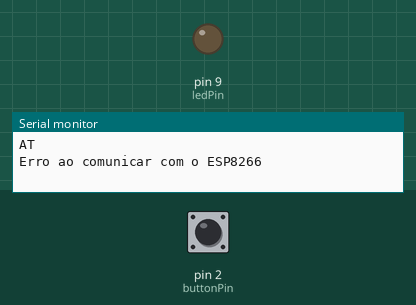
Recording of a sketch running on a simulated Arduino Uno, built with avr-gcc and run on an emulated ATmega328P. Shown: output pins drawn as LEDs (lit = HIGH), the last lines printed to the serial monitor. Dashed ring = blinking. Inputs (shaded band) come from the test bench; at power-on: pin 2 (buttonPin) HIGH.

Above: at 2.2 s.
2.3 s: pin 2 (buttonPin) pulled LOW for 0.15 s
At 5.0 s:
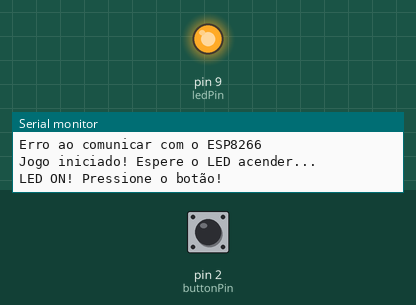
5.4 s: pin 2 (buttonPin) pulled LOW for 1 s
At 7.3 s:
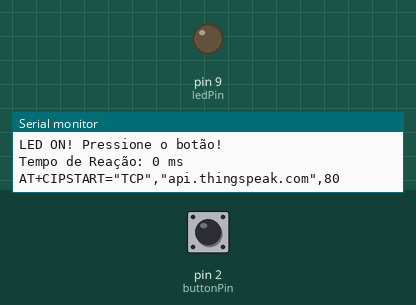
7.9 s: pin 2 (buttonPin) pulled LOW for 3.2 s
At 13.5 s:
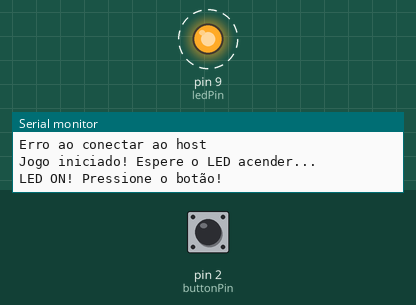
Timing chart, 0 to 20.1 s (numbered marks = the images above; inputs shaded):
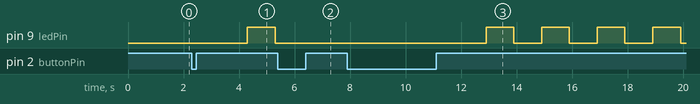

The sketch:

projeto_tempo_de_rea_o1__1_.ino
```cpp
// Configurações de rede
String ssid = "Simulator Wifi";
String password = "";
String host = "api.thingspeak.com";
String apiKey = "Y393Z5C2BF1CLU3B"; // Substitua pela sua chave de API do ThingSpeak
const int httpPort = 80;
String uri = "/update?api_key=" + apiKey + "&field1=";

// Pinos
const int ledPin = 9;
const int buttonPin = 2;

// Variáveis
bool ledState = LOW;
unsigned long previousMillis = 0;
const long interval = 1000; // Intervalo de 1 segundo
unsigned long reactionTime;
bool gameActive = false;
unsigned long buttonPressTime = 0;
const long debounceDelay = 50; // Atraso para debounce

void setup() {
  // Inicializa a comunicação serial com o PC e o ESP8266
  Serial.begin(115200);

  // Configura os pinos
  pinMode(ledPin, OUTPUT);
  pinMode(buttonPin, INPUT_PULLUP);

  // Configura o ESP8266
  setupESP8266();
}

void loop() {
  unsigned long currentMillis = millis();

  if (gameActive) {
    if (ledState == HIGH && digitalRead(buttonPin) == LOW) {
      if ((millis() - buttonPressTime) > debounceDelay) {
        reactionTime = millis() - previousMillis;
        Serial.print("Tempo de Reação: ");
        Serial.print(reactionTime);
        Serial.println(" ms");
        digitalWrite(ledPin, LOW);
        ledState = LOW;
        gameActive = false;
        sendToThingSpeak(reactionTime); // Enviar para ThingSpeak
      }
    }

    if (currentMillis - previousMillis >= interval) {
      ledState = !ledState;
      digitalWrite(ledPin, ledState);
      previousMillis = currentMillis;

      if (ledState == HIGH) {
        Serial.println("LED ON! Pressione o botão!");
      }
    }
  } else {
    if (digitalRead(buttonPin) == LOW) {
      if ((millis() - buttonPressTime) > debounceDelay) {
        Serial.println("Jogo iniciado! Espere o LED acender...");
        delay(1000); // Pequeno atraso para evitar múltiplas leituras do botão
        previousMillis = millis();
        gameActive = true;
      }
    }
  }
}

void setupESP8266() {
  // Inicia a comunicação serial com o ESP8266
  Serial.println("AT");
  delay(1000);
  if (!findResponse("OK")) {
    Serial.println("Erro ao comunicar com o ESP8266");
    return;
  }

  // Conecta ao WiFi
  Serial.println("AT+CWJAP=\"" + ssid + "\",\"" + password + "\"");
  delay(5000);
  if (!findResponse("OK")) {
    Serial.println("Erro ao conectar ao WiFi");
    return;
  }
}

void sendToThingSpeak(unsigned long reactionTime) {
  // Abre conexão TCP
  Serial.println("AT+CIPSTART=\"TCP\",\"" + host + "\"," + httpPort);
  delay(1000);
  if (!findResponse("OK")) {
    Serial.println("Erro ao conectar ao host");
    return;
  }

  // Cria o pacote HTTP
  String httpPacket = "GET " + uri + String(reactionTime) + " HTTP/1.1\r\nHost: " + host + "\r\nConnection: close\r\n\r\n";
  int length = httpPacket.length();

  // Envia o comprimento do pacote
  Serial.print("AT+CIPSEND=");
  Serial.println(length);
  delay(100);
  if (!findResponse(">")) {
    Serial.println("Erro ao iniciar envio de dados");
    return;
  }

  // Envia o pedido HTTP
  Serial.print(httpPacket);
  delay(1000);
  if (!findResponse("SEND OK")) {
    Serial.println("Erro ao enviar dados");
  } else {
    Serial.println("Dados enviados para o ThingSpeak");
  }

  // Fecha a conexão
  Serial.println("AT+CIPCLOSE");
  delay(1000);
  if (!findResponse("OK")) {
    Serial.println("Erro ao fechar a conexão");
  } else {
    Serial.println("Conexão fechada");
  }
}

bool findResponse(String response) {
  String data = "";
  while (Serial.available()) {
    char c = Serial.read();
    data += c;
  }
  return data.indexOf(response) != -1;
}
```

Measured:
- after the input at 2.3 s, pin 9 (ledPin): LOW → HIGH after 2.0 s, → LOW 1.0 s later
- after the input at 5.4 s, pin 9 (ledPin): stays LOW (without the input it goes to HIGH after 0.90 s)
- after the input at 7.9 s, pin 9 (ledPin): alternates HIGH for 1.0 s and LOW for 1.0 s, starting after 5.0 s
